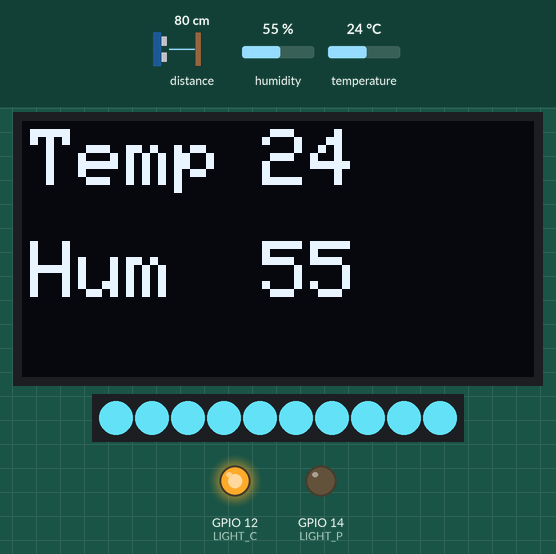
Recording of a sketch running on a simulated ESP8266 (NodeMCU). On the bench: 128×64 one-colour display, 10 RGB LEDs in strip order, left to right, output pins drawn as LEDs (lit = HIGH). Wiring (inferred from the names in the program): ultrasonic range finder: trigger GPIO 16; echo GPIO 0. The inputs (shaded band) are chosen by the test bench; at power-on: humidity 55 %, temperature 24 °C, distance to the obstacle 80 cm. The echo pulse lasts 58.3 µs per cm; WiFi joins after 1.5 s; servers stay silent unless stated; pins used as bus, display or sensor lines are not drawn; what the sketch prints to the serial monitor is not drawn.

Above: at 2.7 s.
2.8 s: humidity set to 22 %
8.1 s: temperature set to 12 °C
At 13.7 s:
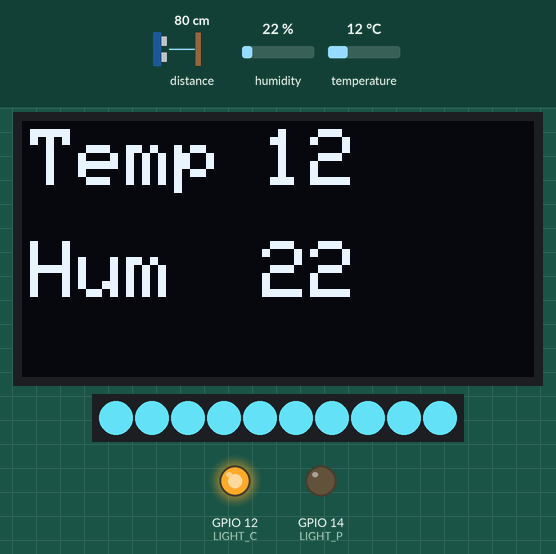
18.1 s: humidity set to 40 %
At 25.7 s:
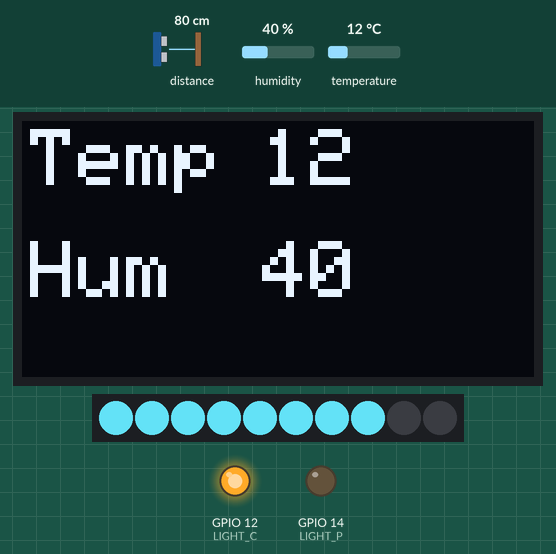
25.8 s: temperature set to 19 °C
At 35.52 s:
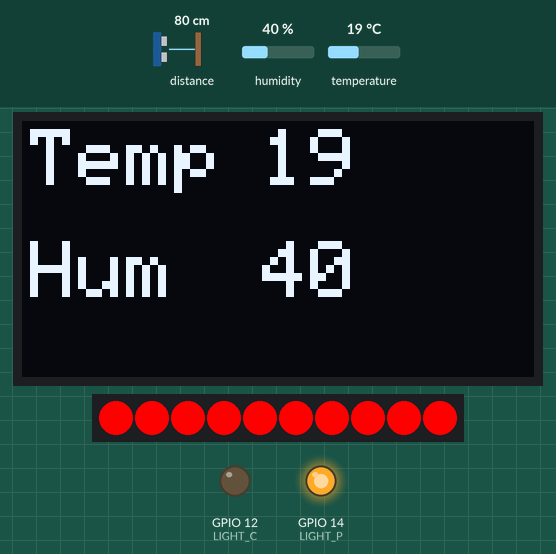
Timing chart, 0 to 37.1 s (numbered marks = the images above; inputs shaded):
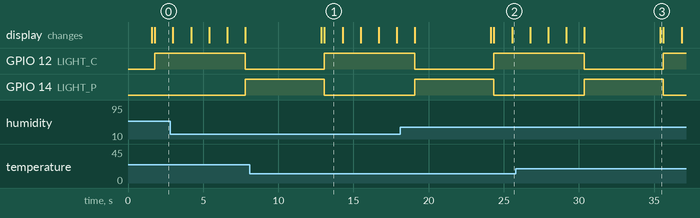

Measured:
- what the display in image 1 shows lasts 1.2 s, from 13.1 s to 14.3 s

The sketch:

data_to_cloud.ino
```cpp
//보내는쪽 코드

#include <DHT.h>  //온습도 센서
#include <ESP8266WiFi.h>

#include <Wire.h> //OLED
#include <Adafruit_GFX.h>
#include <Adafruit_SSD1306.h>

#include <Adafruit_NeoPixel.h> //릴레이LED (네오픽셀)

 String apiKey = "P4GTBD9A0LD15HK0";   // Write API key from ThingSpeak
 const char *ssid =  "capstone";       // wifi ssid and wpa2 key
 const char *pass =  "87654321";
 const char* server = "api.thingspeak.com";

 #define DHTPIN 2  //온습도센서 D4

 #define LIGHT_P 14 //보행자 신호등
 #define LIGHT_C 12//차 도로 신호등

 #define TRIG 16 //초음파센서 trigger pin D0
 #define ECHO 0 //초음파센서 echo pin D3

 #define SCREEN_WIDTH 128 // OLED display width, in pixels
 #define SCREEN_HEIGHT 64 // OLED display height, in pixels

 #define NEOPIN 15 //relay neo pixel pin
 #define NUM_LEDS 10

 #define OLED_RESET LED_BUILTIN //4
 // SCL GPIO4, SDA GPIO5

 DHT dht(DHTPIN, DHT11);
 WiFiClient client;      // WiFiClient Declaration

 Adafruit_SSD1306 display(SCREEN_WIDTH, SCREEN_HEIGHT, &Wire, OLED_RESET);
 Adafruit_NeoPixel strip = Adafruit_NeoPixel(NUM_LEDS, NEOPIN, NEO_GRB + NEO_KHZ800);

 void setup()
 {

  //초음파
  pinMode(TRIG, OUTPUT);
  pinMode(ECHO, INPUT);

  //TRAFFIC LIGHT
  pinMode(LIGHT_C,OUTPUT);
  pinMode(LIGHT_P,OUTPUT);

  Serial.begin(115200);

  display.begin(SSD1306_SWITCHCAPVCC, 0x3C ) ;
  display.clearDisplay( ) ;
  display.setTextColor(WHITE) ;

  dht.begin();

  strip.begin();
  strip.show();

  /*WiFi 연결 코드*/
  Serial.println("Connecting to ");
  Serial.println(ssid);
  WiFi.begin(ssid, pass);    // WiFi Start
  while (WiFi.status() != WL_CONNECTED )  {
    delay(500);
    Serial.print(".");
   }
  Serial.println("");
  Serial.println("WiFi connected");
 }

 void loop()  {

    /*온습도 읽어오기*/
  float h = dht.readHumidity();
  float t = dht.readTemperature();
  Serial.print("온도 : ");
  Serial.print(t);
  Serial.print(", 습도 : ");
  Serial.println(h);

  oled_display(h,t);

  long distance = distance_cal();
  int x=0; //자동차 파란불
  data_to_cloud(x, distance);
  Serial.print("x : ");
  Serial.print(x);
  Serial.print(", distance : ");
  Serial.println(distance);

  digitalWrite(LIGHT_C,HIGH);
  digitalWrite(LIGHT_P,LOW);
  setStripGreen(10);
  delay(1000);

  distance = distance_cal();
  data_to_cloud(x, distance);
  Serial.print("x : ");
  Serial.print(x);
  Serial.print(", distance : ");
  Serial.println(distance);
  setStripGreen(8);
  delay(1000);

  distance = distance_cal();
  data_to_cloud(x, distance);
  Serial.print("x : ");
  Serial.print(x);
  Serial.print(", distance : ");
  Serial.println(distance);
  setStripGreen(6);
  delay(1000);

  distance = distance_cal();
  data_to_cloud(x, distance);
  Serial.print("x : ");
  Serial.print(x);
  Serial.print(", distance : ");
  Serial.println(distance);
  setStripGreen(4);
  delay(1000);

  distance = distance_cal();
  data_to_cloud(x, distance);
  Serial.print("x : ");
  Serial.print(x);
  Serial.print(", distance : ");
  Serial.println(distance);
  setStripGreen(2);
  delay(1000);
  //자동차 파란불일 때 5초동안 1초에 한번씩 distance(사람 있는지)검사

  x=1; //자동차 빨간불
  data_to_cloud(x, distance);
  digitalWrite(LIGHT_C,LOW);
  digitalWrite(LIGHT_P,HIGH);
  setStripRed();
  Serial.print("x : ");
  Serial.print(x);
  Serial.print(", distance : ");
  Serial.println(distance);
  delay(5000);

 }

 void oled_display(int h, int t){

     display.clearDisplay( ) ;
     display.setTextSize(2) ;

     display.setCursor(2,2) ;
     display.print("Temp") ;
     display.setCursor(60,2) ;
     display.print(t);

     display.setCursor(2,30) ;
     display.print("Hum") ;
     display.setCursor(60,30) ;
     display.print(h);

     display.display( ) ;

   return;
 }

 long distance_cal() {

  long duration, distance;
  digitalWrite(TRIG, LOW);
  delayMicroseconds(2);
  digitalWrite(TRIG, HIGH);
  delayMicroseconds(10);
  digitalWrite(TRIG, LOW);
  duration = pulseIn(ECHO, HIGH);   // echoPin핀에서 펄스값을 받아옵니다.
  distance = (duration/2)/29.1;

  return distance;

 }

 void data_to_cloud(int x, int distance){

    if (client.connect(server,80))  {   // connect to server (api.thingspeak.com) port 80
        String postStr = apiKey;   // apiKey += field1 += field2 ....
        postStr +="&field1=";      // &field1 --> Address of field1
        postStr += String(x);      // traffic 정보
        postStr +="&field2=";
        postStr += String(distance); //distance 정보
        postStr += "\r\n\r\n";

      // Sending Data to server
       client.print("POST /update HTTP/1.1\n");
       client.print("Host: api.thingspeak.com\n");
       client.print("Connection: close\n");
       client.print("X-THINGSPEAKAPIKEY: "+apiKey+"\n");
       client.print("Content-Type: application/x-www-form-urlencoded\n");
       client.print("Content-Length: ");
       client.print(postStr.length());
       client.print("\n\n");
       client.print(postStr);

       Serial.println("go to cloud");
      }

      client.stop();
      Serial.println("Waiting...");
        // thingspeak needs minimum 15 sec delay between updates

    return;
 }

 /*
 strip.setPixelColor(0, 255, 0, 0); 는
 첫번째 파라메터는 LED 의 번호이고,
 2,3,4번째 파라메터는 RGB 값이다. 0~255까지 지정할수 있다.
 setPixelColor로 설정한 값은. strip.show(); 를 실행할때, 네오픽셀에 실제로 나타난다.
 */

 void setStripRed() {
    int i;
    for(i=0; i<NEOPIN; i++){
     strip.setPixelColor(i, 255, 0, 0);
    }

    strip.show();

  return;

 }

 void setStripGreen(int num){

    int i;

    for(i=0; i<num; i++){
      strip.setPixelColor(i, 92, 209, 229); //GREEN LIGHT
    }

    for(i=num; i<NEOPIN; i++){
      strip.setPixelColor(i, 0, 0, 0); //OFF
    }

    strip.show();

    return;

 }
```
